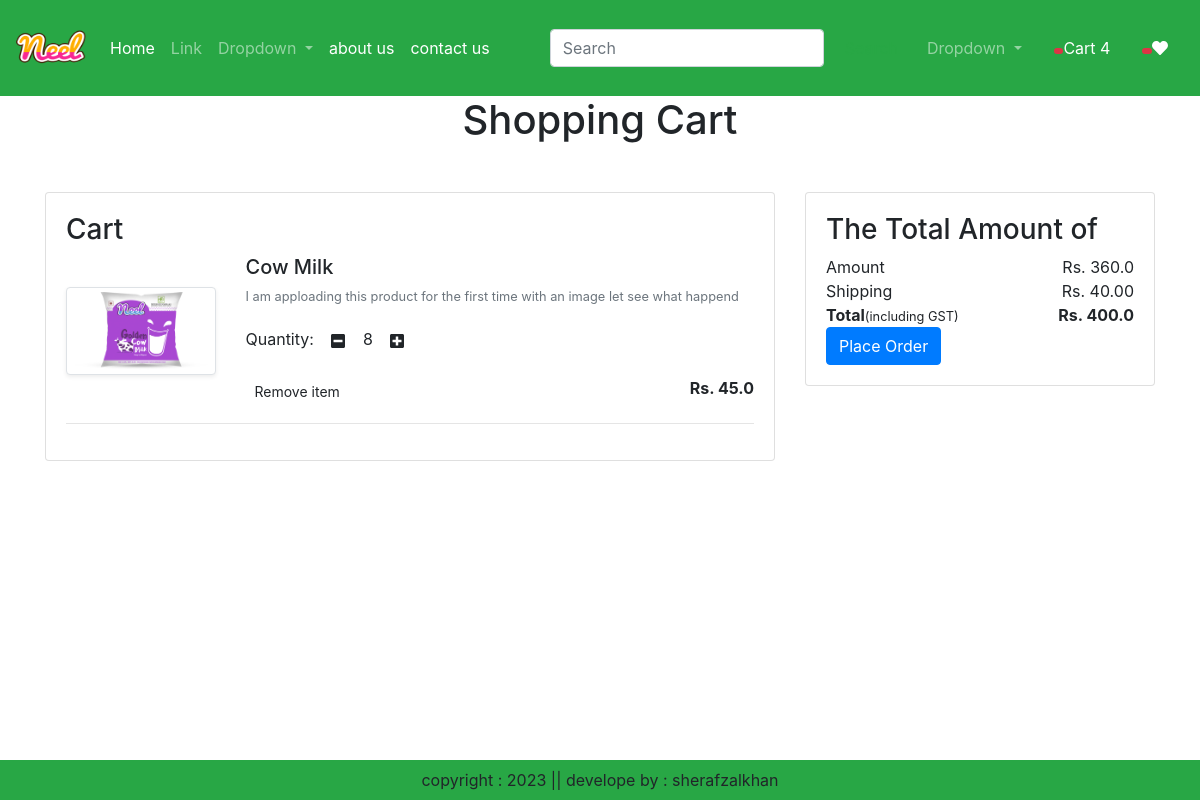
The app's page /cart/ (signed in) with its own data.
### app/models.py (models this page shows, shortened)
class Cart(models.Model):
    user = models.ForeignKey(User, on_delete=models.CASCADE)
    product = models.ForeignKey(Product,on_delete=models.CASCADE)
    quantity = models.PositiveBigIntegerField(default=1)

class Product(models.Model):
    title = models.CharField(max_length=100)
    selling_price = models.FloatField()
    discounted_price = models.FloatField()
    description = models.TextField()
    composition = models.TextField(default="")
    prodapp = models.TextField(default="")
    category = models.CharField(choices=CATEGORY_CHOICES, max_length=2)
    product_image = models.ImageField(upload_to='product')

### app/views.py (the view)
# urls.py: path('cart/', views.show_cart, name="cart"),
def show_cart(request):
    user = request.user
    cart = Cart.objects.filter(user=user)
    amount = 0
    for p in cart:
        value = p.quantity * p.product.discounted_price
        amount = amount + value
    totalamount = amount + 40
    return render(request, 'addtocart.html', locals())

### app/templates/addtocart.html (shortened to what this page needs)
{% extends 'base.html' %}
{% load static %}
{% block maincontent %}
<div class="container">
    <h1 class="text-center mb-5">Shopping Cart</h1>
    <div class="row ">
        {% if cart %}
            <div class="col-sm-8">
                <div class="card">
                    <div class="card-body">
                        <h3>Cart</h3>
                        {% for item in cart %}
                            <div class="row">
                                <div class="col-sm-3 text-center align-self-center">
                                    <img src="{{item.product.product_image.url}}" alt=""
                                    srcset=""class="img-fluid img-thumbnail shadow-sm" height="150"
                                    width="150">
                                </div>
                                <div class="col-sm-9">
                                    <div>
                                        <h5>{{item.product.title}}</h5>
                                        <p class="mb-2 text-muted small">{{item.product.description}}</p>
                                        <div class="my-3">
                                            <label for="quantity">Quantity:</label>
                                            <a class="minus-cart btn" pid={{item.product.id}}><li class="fas fa-minus-square"></li>
                                            </a>
                                            <span id="quantity">{{item.quantity}}</span>
                                            <a class="plus-cart btn" pid={{item.product.id}}><li class="fas fa-plus-square"></li></a>
                                        </div>
                                        <div class="d-flex justify-content-between">
                                            <a href="#" class="remove-cart btn btn-sm btn-secondry mr-3" pid={{item.product.id}}>Remove item </a>
                                            <p class="mb-0"><span><strong>Rs. {{item.product.discounted_price}}</strong></span></p>
                                        </div>
                                    </div>
                                </div>
                            </div>
                            <hr class="ttext-muted">
                        {% endfor %}
                    </div>
                </div>
            </div>
            <div class="col-sm-4">
                <div class="card">
                    <div class="card-body">
                        <h3>The Total Amount of</h3>
                        <ul class="list-group">
                            <li class="lsit-group-item d-flex justify-content-between align-items-center border-0 px-0 mb-0">Amount<span id="amount">Rs. {{amount}}</span></li>
                            <li class="lsit-group-item d-flex justify-content-between align-items-center border-0 px-0">Shipping<span>Rs. 40.00</span></li>
                            <li class="lsit-group-item d-flex justify-content-between align-items-center border-0 px-0 mb-0">
                                <div>
                                    <strong>Total</strong><small>(including GST)</small>
                                </div>
                                <span id="totalamount"><strong>Rs. {{totalamount}}</strong></span>
                            </li>
                        </ul>
                        <div class="d-grid"><a href="{% url 'checkout' %}" class="btn btn-primary">Place Order</a></div>
                    </div>
                </div>
            </div>
        {% else %}
            <h1 class="text-center mb-5">Cart is Empty<h1>
        {% endif %}
    </div>
</div>
{% endblock maincontent %}

### records on screen
Cart: product.product_image (picture), product "Cow Milk", product.description "I am apploading this product for the first time with an image let see what happend", quantity "8", product.discounted_price "45.0"

### other values on screen
{{ amount }} "360.0"
{{ totalamount }} "400.0"
